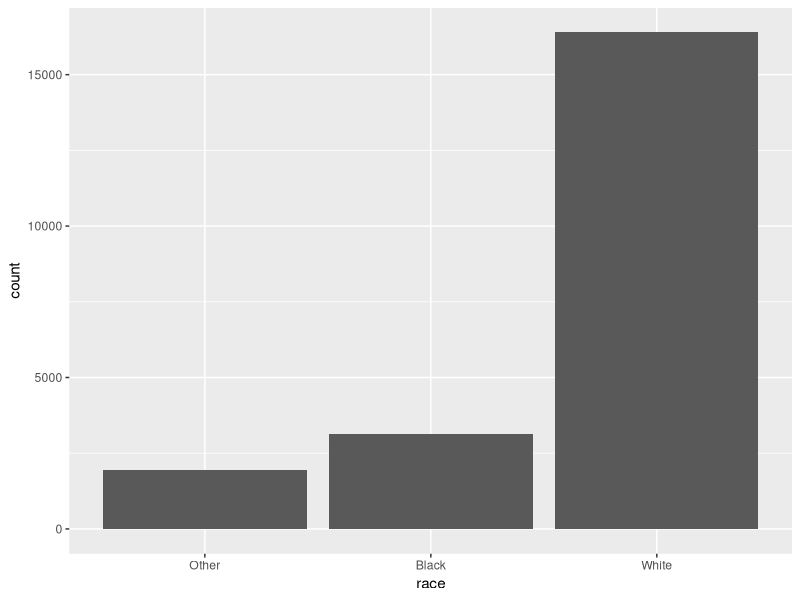
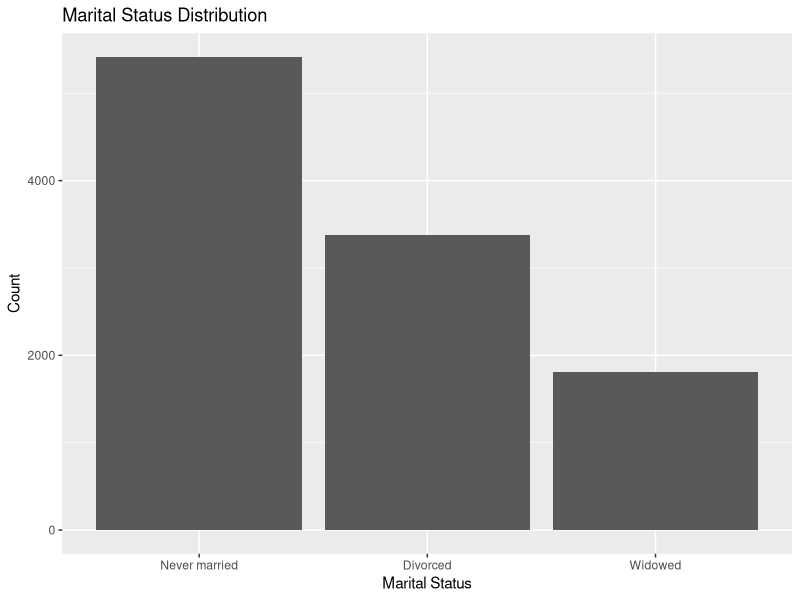
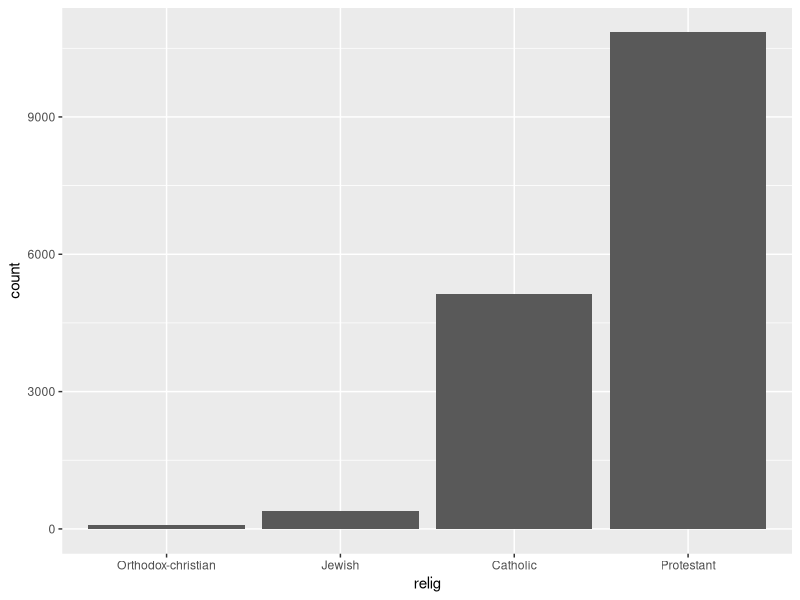
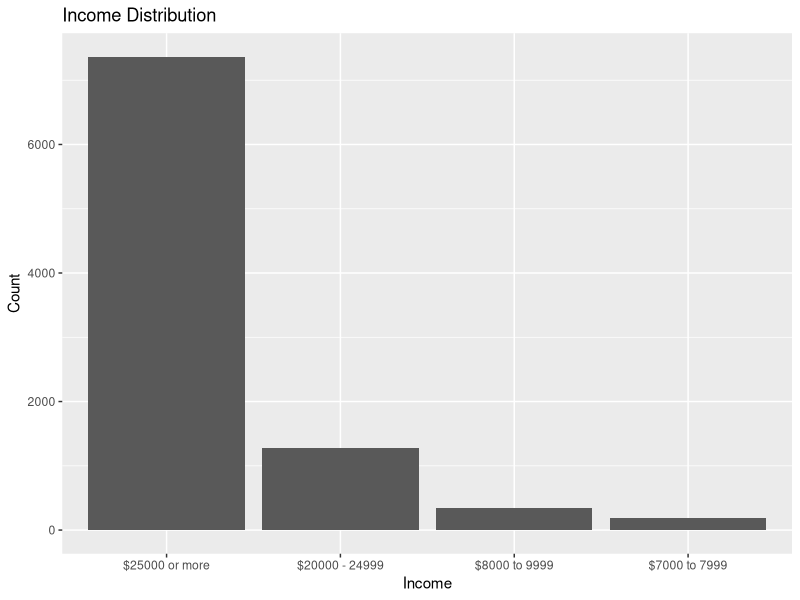

These figures' R source, in order:
# Load required libraries
library(tidyverse)  
library(forcats)    
library(ggplot2)    

View(gss_cat)

# -------------------------------------------
# Race
# Filter the dataset to include only specific race categories and drop unused factor levels
my_data <- gss_cat %>%
  select(race) %>%  
  filter(race %in% c("White", "Black", "Other")) %>%  
  mutate(race = fct_drop(race))  

# Create a frequency table of the filtered race categories
my_table <- table(my_data$race)
View(my_table)

# Perform a chi-square test on the frequency table
chisq.test(my_table)

# Create a bar chart to visualize race category counts
my_data %>%
  ggplot(aes(race)) + 
  geom_bar()

# -------------------------------------------
# Marital Status
# Filter the dataset to include specific marital statuses and drop unused levels
my_data <- gss_cat %>%
  select(marital) %>%
  filter(marital %in% c("Never married", "Divorced", "Widowed")) %>%
  mutate(marital = fct_drop(marital))

# Create a frequency table of the filtered marital statuses
my_table <- table(my_data$marital)
View(my_table)

# Perform a chi-square test on the frequency table
chisq.test(my_table)

# Create a bar chart to visualize marital status counts
my_data %>%
  ggplot(aes(marital)) + 
  geom_bar() +
  labs(title = "Marital Status Distribution", x = "Marital Status", y = "Count")

# -------------------------------------------
# Religious Distribution
# Filter the dataset to include only specific religions and drop unused factor levels
my_data <- gss_cat %>%
  select(relig) %>%  
  filter(relig %in% c("Catholic", "Protestant", "Jewish", "Orthodox-christian")) %>%  
  mutate(relig = fct_drop(relig))  

# Create a frequency table of the filtered religion categories
my_table <- table(my_data$relig)
View(my_table)

# Perform a chi-square test on the frequency table
chisq.test(my_table)

# Create a bar chart to visualize religion category counts
my_data %>%
  ggplot(aes(relig)) + 
  geom_bar()

# -------------------------------------------
# Income Distribution
# Filter the dataset to include specific income ranges and drop unused levels
my_data <- gss_cat %>%
  select(rincome) %>%
  filter(rincome %in% c("$8000 to 9999", "$20000 - 24999", "$25000 or more", "$7000 to 7999")) %>%
  mutate(rincome = fct_drop(rincome))

# Create a frequency table of the filtered income groups
my_table <- table(my_data$rincome)
View(my_table)

# Perform a chi-square test on the frequency table
chisq.test(my_table)

# Create a bar chart to visualize income distribution
my_data %>%
  ggplot(aes(rincome)) + 
  geom_bar() +
  labs(title = "Income Distribution", x = "Income", y = "Count")
